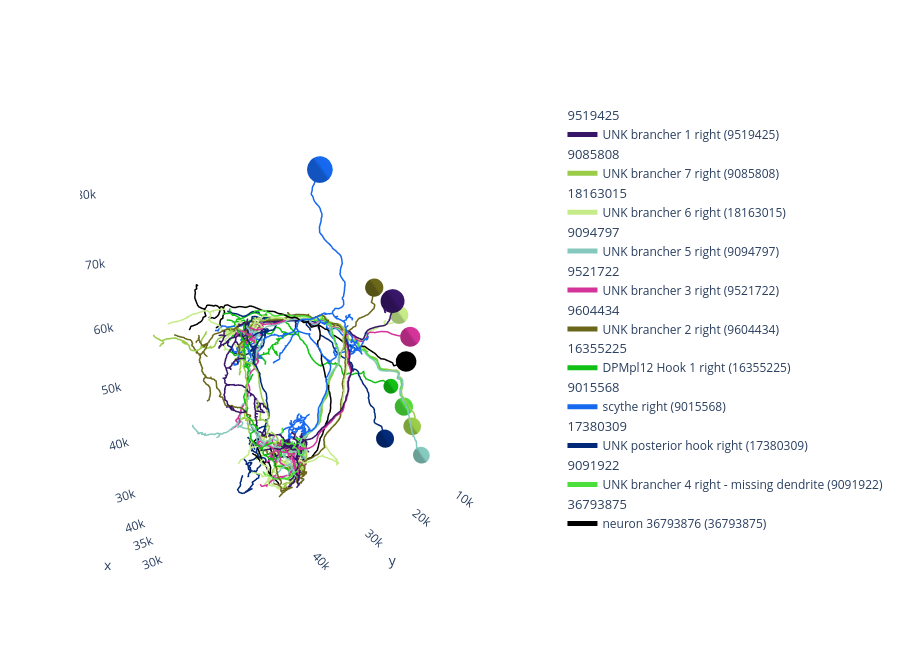

Write notebook code for a chart like this one.
### Code cell
# ── Plot 1: sorted by gaba2seymour ────────────────────────────────────────────
gabas = gaba_select_ns_in_seymour
top_seymour_matches = nbl_select_wide.sort_values("gaba2seymour", ascending=False)
seymours = ns_seymour[
    [skid in set(top_seymour_matches.seymour.head(10)) for skid in ns_seymour.skeleton_id]
]

colours = np.random.rand(len(seymours), 3)
colours = ["#%02x%02x%02x" % tuple((c * 255).astype(int)) for c in colours]
whites = ["black"] if type(gabas) == pymaid.core.CatmaidNeuron else ["black"] * len(gabas)

fig = navis.plot3d([seymours, gabas], color=colours + whites, inline=False)
fig.update_layout(
    height=650,
    legend=dict(tracegroupgap=0, font=dict(size=12), itemsizing="constant"),
)
fig.show()

### Figure 1 — Plotly figure (JSON) as saved in the notebook; plotly's stock layout.template omitted (floating-point values rounded to 4 significant figures; data arrays with more than 128 entries replaced by an {"elided": "..."} marker saying what was removed)
{"data": [{"hoverinfo": "none", "hovertext": " ", "legendgroup": "9519425", "legendgrouptitle": {"text": "9519425"}, "line": {"color": "rgb(55,21,103)", "dash": "solid", "width": 3}, "mode": "lines", "name": "UNK brancher 1 right (9519425)", "opacity": 1, "showlegend": true, "type": "scatter3d", "x": {"elided": "2808 float values"}, "y": {"elided": "2808 float values"}, "z": {"elided": "2808 int values"}}, {"color": "rgb(55,21,103)", "hoverinfo": "name", "i": {"elided": "320 int values"}, "j": {"elided": "320 int values"}, "k": {"elided": "320 int values"}, "legendgroup": "9519425", "showlegend": false, "type": "mesh3d", "x": {"elided": "162 float values"}, "y": {"elided": "162 float values"}, "z": {"elided": "162 float values"}}, {"hoverinfo": "none", "hovertext": " ", "legendgroup": "9085808", "legendgrouptitle": {"text": "9085808"}, "line": {"color": "rgb(154,204,73)", "dash": "solid", "width": 3}, "mode": "lines", "name": "UNK brancher 7 right (9085808)", "opacity": 1, "showlegend": true, "type": "scatter3d", "x": {"elided": "2292 float values"}, "y": {"elided": "2292 float values"}, "z": {"elided": "2292 int values"}}, {"color": "rgb(154,204,73)", "hoverinfo": "name", "i": {"elided": "320 int values"}, "j": {"elided": "320 int values"}, "k": {"elided": "320 int values"}, "legendgroup": "9085808", "showlegend": false, "type": "mesh3d", "x": {"elided": "162 float values"}, "y": {"elided": "162 float values"}, "z": {"elided": "162 float values"}}, {"hoverinfo": "none", "hovertext": " ", "legendgroup": "18163015", "legendgrouptitle": {"text": "18163015"}, "line": {"color": "rgb(198,236,138)", "dash": "solid", "width": 3}, "mode": "lines", "name": "UNK brancher 6 right (18163015)", "opacity": 1, "showlegend": true, "type": "scatter3d", "x": {"elided": "1935 float values"}, "y": {"elided": "1935 float values"}, "z": {"elided": "1935 int values"}}, {"color": "rgb(198,236,138)", "hoverinfo": "name", "i": {"elided": "320 int values"}, "j": {"elided": "320 int values"}, "k": {"elided": "320 int values"}, "legendgroup": "18163015", "showlegend": false, "type": "mesh3d", "x": {"elided": "162 float values"}, "y": {"elided": "162 float values"}, "z": {"elided": "162 float values"}}, {"hoverinfo": "none", "hovertext": " ", "legendgroup": "9094797", "legendgrouptitle": {"text": "9094797"}, "line": {"color": "rgb(133,200,189)", "dash": "solid", "width": 3}, "mode": "lines", "name": "UNK brancher 5 right (9094797)", "opacity": 1, "showlegend": true, "type": "scatter3d", "x": {"elided": "2340 float values"}, "y": {"elided": "2340 float values"}, "z": {"elided": "2340 int values"}}, {"color": "rgb(133,200,189)", "hoverinfo": "name", "i": {"elided": "320 int values"}, "j": {"elided": "320 int values"}, "k": {"elided": "320 int values"}, "legendgroup": "9094797", "showlegend": false, "type": "mesh3d", "x": {"elided": "162 float values"}, "y": {"elided": "162 float values"}, "z": {"elided": "162 float values"}}, {"hoverinfo": "none", "hovertext": " ", "legendgroup": "9521722", "legendgrouptitle": {"text": "9521722"}, "line": {"color": "rgb(212,51,154)", "dash": "solid", "width": 3}, "mode": "lines", "name": "UNK brancher 3 right (9521722)", "opacity": 1, "showlegend": true, "type": "scatter3d", "x": {"elided": "1452 float values"}, "y": {"elided": "1452 float values"}, "z": {"elided": "1452 int values"}}, {"color": "rgb(212,51,154)", "hoverinfo": "name", "i": {"elided": "320 int values"}, "j": {"elided": "320 int values"}, "k": {"elided": "320 int values"}, "legendgroup": "9521722", "showlegend": false, "type": "mesh3d", "x": {"elided": "162 float values"}, "y": {"elided": "162 float values"}, "z": {"elided": "162 float values"}}, {"hoverinfo": "none", "hovertext": " ", "legendgroup": "9604434", "legendgrouptitle": {"text": "9604434"}, "line": {"color": "rgb(106,102,26)", "dash": "solid", "width": 3}, "mode": "lines", "name": "UNK brancher 2 right (9604434)", "opacity": 1, "showlegend": true, "type": "scatter3d", "x": {"elided": "2445 float values"}, "y": {"elided": "2445 float values"}, "z": {"elided": "2445 int values"}}, {"color": "rgb(106,102,26)", "hoverinfo": "name", "i": {"elided": "320 int values"}, "j": {"elided": "320 int values"}, "k": {"elided": "320 int values"}, "legendgroup": "9604434", "showlegend": false, "type": "mesh3d", "x": {"elided": "162 float values"}, "y": {"elided": "162 float values"}, "z": {"elided": "162 float values"}}, {"hoverinfo": "none", "hovertext": " ", "legendgroup": "16355225", "legendgrouptitle": {"text": "16355225"}, "line": {"color": "rgb(17,192,20)", "dash": "solid", "width": 3}, "mode": "lines", "name": "DPMpl12 Hook 1 right (16355225)", "opacity": 1, "showlegend": true, "type": "scatter3d", "x": {"elided": "1528 float values"}, "y": {"elided": "1528 float values"}, "z": {"elided": "1528 int values"}}, {"color": "rgb(17,192,20)", "hoverinfo": "name", "i": {"elided": "320 int values"}, "j": {"elided": "320 int values"}, "k": {"elided": "320 int values"}, "legendgroup": "16355225", "showlegend": false, "type": "mesh3d", "x": {"elided": "162 float values"}, "y": {"elided": "162 float values"}, "z": {"elided": "162 float values"}}, {"hoverinfo": "none", "hovertext": " ", "legendgroup": "9015568", "legendgrouptitle": {"text": "9015568"}, "line": {"color": "rgb(22,105,239)", "dash": "solid", "width": 3}, "mode": "lines", "name": "scythe right (9015568)", "opacity": 1, "showlegend": true, "type": "scatter3d", "x": {"elided": "2936 float values"}, "y": {"elided": "2936 float values"}, "z": {"elided": "2936 int values"}}, {"color": "rgb(22,105,239)", "hoverinfo": "name", "i": {"elided": "320 int values"}, "j": {"elided": "320 int values"}, "k": {"elided": "320 int values"}, "legendgroup": "9015568", "showlegend": false, "type": "mesh3d", "x": {"elided": "162 float values"}, "y": {"elided": "162 float values"}, "z": {"elided": "162 float values"}}, {"hoverinfo": "none", "hovertext": " ", "legendgroup": "17380309", "legendgrouptitle": {"text": "17380309"}, "line": {"color": "rgb(1,41,120)", "dash": "solid", "width": 3}, "mode": "lines", "name": "UNK posterior hook right (17380309)", "opacity": 1, "showlegend": true, "type": "scatter3d", "x": {"elided": "886 float values"}, "y": {"elided": "886 float values"}, "z": {"elided": "886 int values"}}, {"color": "rgb(1,41,120)", "hoverinfo": "name", "i": {"elided": "320 int values"}, "j": {"elided": "320 int values"}, "k": {"elided": "320 int values"}, "legendgroup": "17380309", "showlegend": false, "type": "mesh3d", "x": {"elided": "162 float values"}, "y": {"elided": "162 float values"}, "z": {"elided": "162 float values"}}, {"hoverinfo": "none", "hovertext": " ", "legendgroup": "9091922", "legendgrouptitle": {"text": "9091922"}, "line": {"color": "rgb(76,223,59)", "dash": "solid", "width": 3}, "mode": "lines", "name": "UNK brancher 4 right - missing dendrite (9091922)", "opacity": 1, "showlegend": true, "type": "scatter3d", "x": {"elided": "1687 float values"}, "y": {"elided": "1687 float values"}, "z": {"elided": "1687 int values"}}, {"color": "rgb(76,223,59)", "hoverinfo": "name", "i": {"elided": "320 int values"}, "j": {"elided": "320 int values"}, "k": {"elided": "320 int values"}, "legendgroup": "9091922", "showlegend": false, "type": "mesh3d", "x": {"elided": "162 float values"}, "y": {"elided": "162 float values"}, "z": {"elided": "162 float values"}}, {"hoverinfo": "none", "hovertext": " ", "legendgroup": "36793875", "legendgrouptitle": {"text": "36793875"}, "line": {"color": "rgb(0,0,0)", "dash": "solid", "width": 3}, "mode": "lines", "name": "neuron 36793876 (36793875)", "opacity": 1, "showlegend": true, "type": "scatter3d", "x": {"elided": "255 float values"}, "y": {"elided": "255 float values"}, "z": {"elided": "255 float values"}}, {"color": "rgb(0,0,0)", "hoverinfo": "name", "i": {"elided": "320 int values"}, "j": {"elided": "320 int values"}, "k": {"elided": "320 int values"}, "legendgroup": "36793875", "showlegend": false, "type": "mesh3d", "x": {"elided": "162 float values"}, "y": {"elided": "162 float values"}, "z": {"elided": "162 float values"}}], "layout": {"autosize": true, "height": 650, "legend": {"bgcolor": "rgba(0,0,0,0)", "font": {"size": 12}, "itemsizing": "constant", "orientation": "v", "tracegroupgap": 0}, "paper_bgcolor": "rgba(0,0,0,0)", "plot_bgcolor": "rgba(0,0,0,0)", "scene": {"aspectmode": "data", "aspectratio": {"x": 1, "y": 1, "z": 1}, "camera": {"eye": {"x": -1.743, "y": 1.071, "z": 0.71}, "up": {"x": 0, "y": 0, "z": 1}}, "xaxis": {"backgroundcolor": "rgb(240, 240, 240)", "gridcolor": "rgb(255, 255, 255)", "showbackground": false, "showgrid": false, "showline": false, "zerolinecolor": "rgb(255, 255, 255)"}, "yaxis": {"backgroundcolor": "rgb(240, 240, 240)", "gridcolor": "rgb(255, 255, 255)", "showbackground": false, "showgrid": false, "showline": false, "zerolinecolor": "rgb(255, 255, 255)"}, "zaxis": {"backgroundcolor": "rgb(240, 240, 240)", "gridcolor": "rgb(255, 255, 255)", "showbackground": false, "showgrid": false, "showline": false, "zerolinecolor": "rgb(255, 255, 255)"}}, "showlegend": true}}
